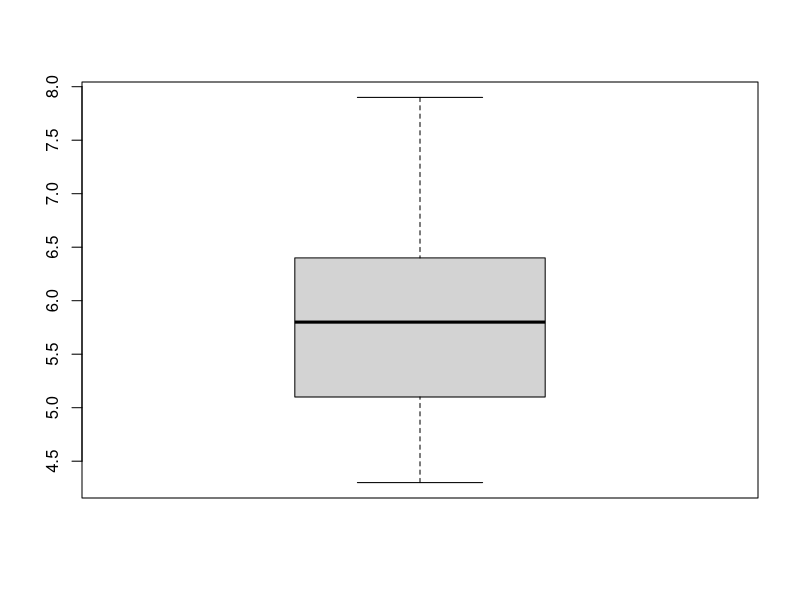
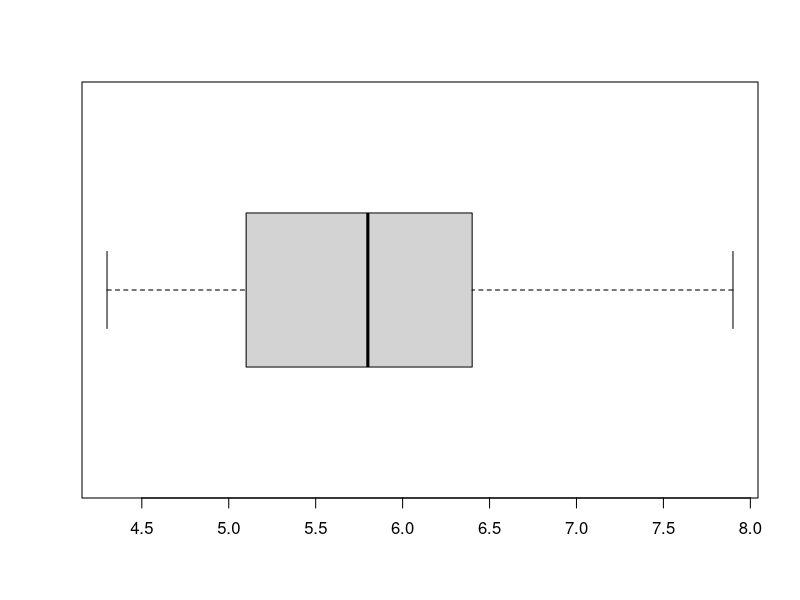
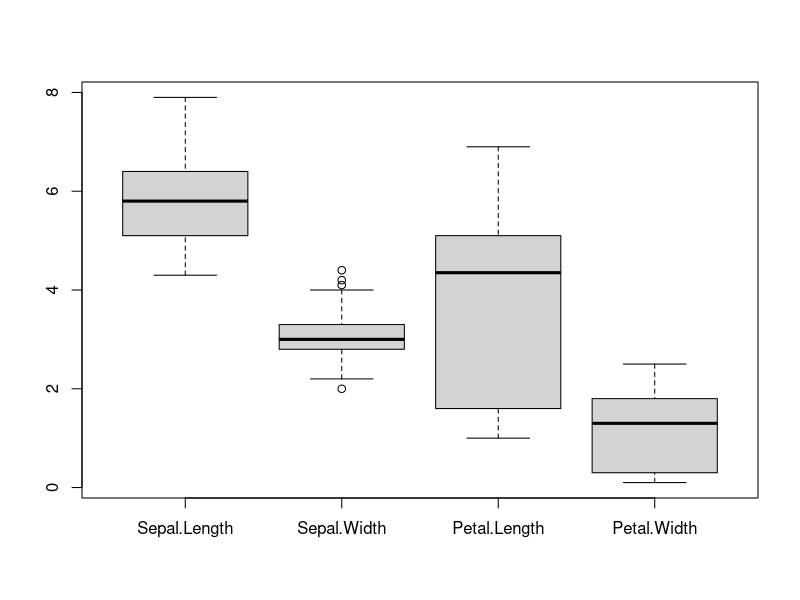
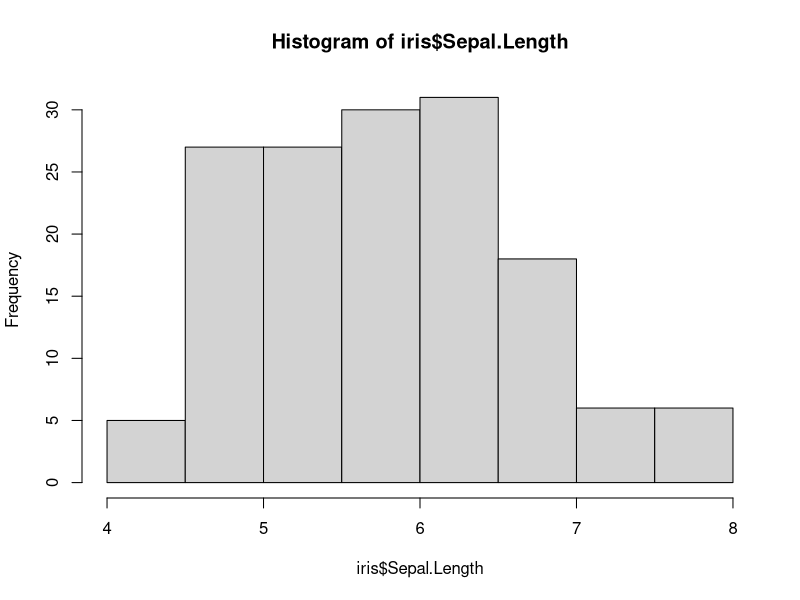
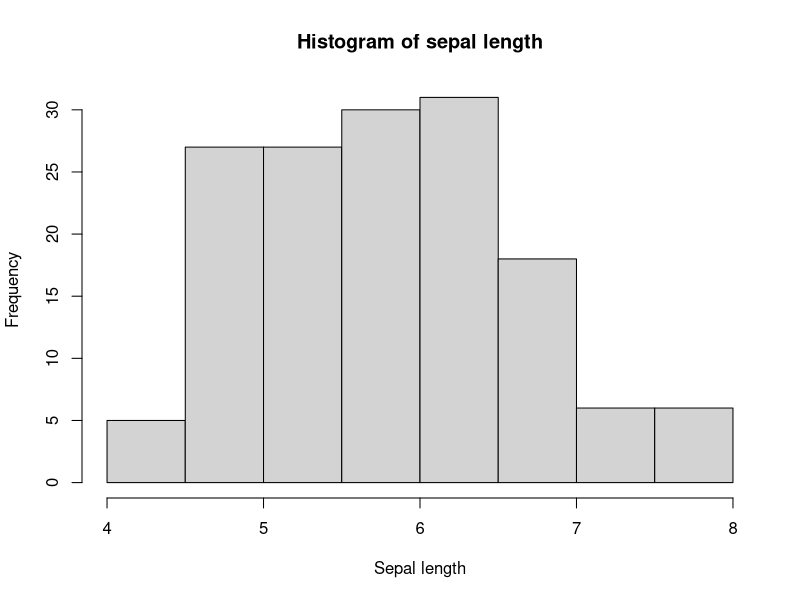
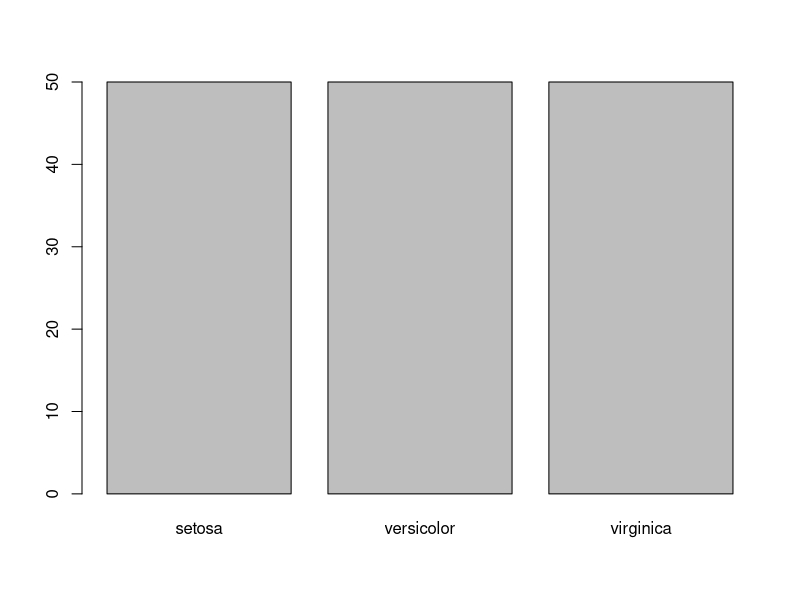
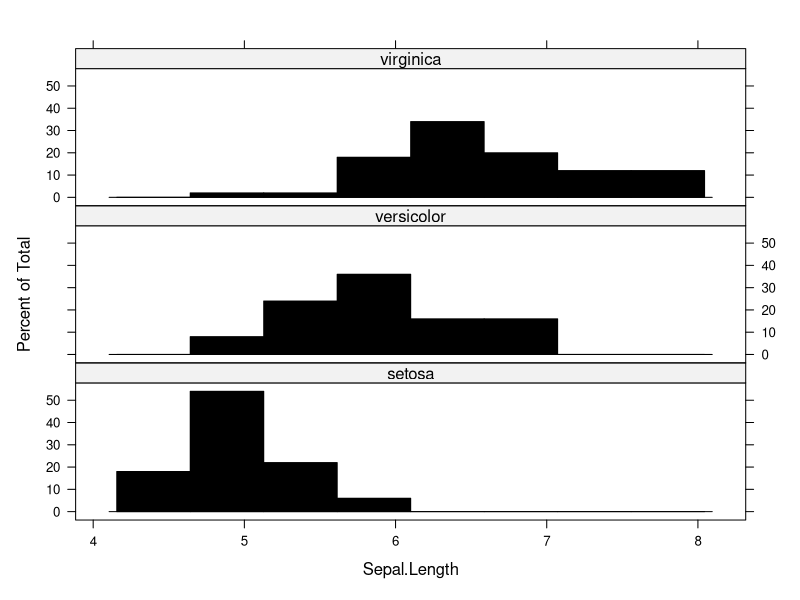
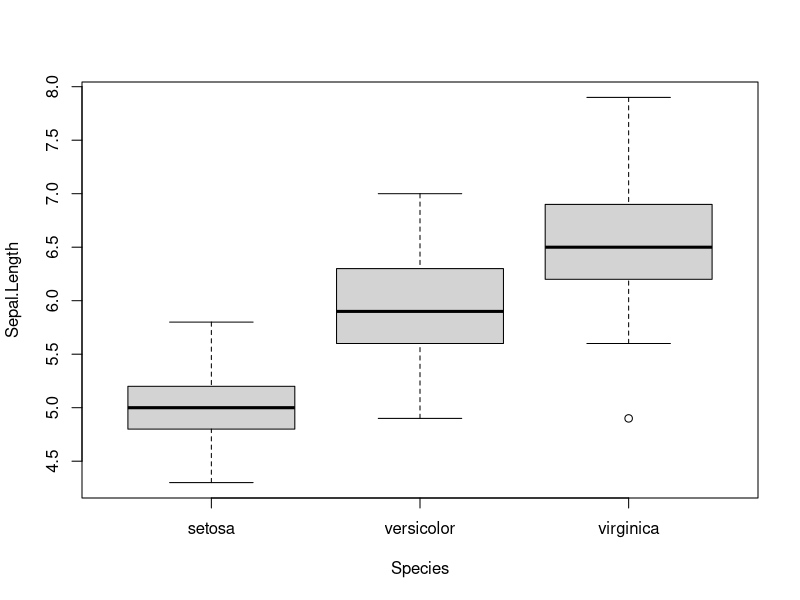

Here is the R script that generated these plots, in order:
library(datasets)
data(iris)
str(iris)
head(iris)
View(iris)

mean(iris$Sepal.Length)

median(iris$Sepal.Length)

range(iris$Sepal.Length)
diff(range(iris$Sepal.Length))

summary(iris$Sepal.Length)
summary(iris)

boxplot(iris$Sepal.Length)
boxplot(iris$Sepal.Length, horizontal = TRUE)
boxplot.stats(iris$Sepal.Length)
boxplot(iris[1:4])

hist(iris$Sepal.Length)
hist(iris$Sepal.Length,
     main="Histogram of sepal length",
     xlab="Sepal length")

var(iris$Sepal.Length)
sd(iris$Sepal.Length)

table(iris$Species)
barplot(table(iris$Species))
prop.table(table(iris$Species))
prop.table(table(iris$Species))*100

install.packages("psych")
library(psych)
describeBy(iris,group = iris$Species)
library(lattice)
histogram(~Sepal.Length|Species,
          data=iris,
          layout=c(1,3),
          col="black")
boxplot(Sepal.Length~Species,
        data = iris)
